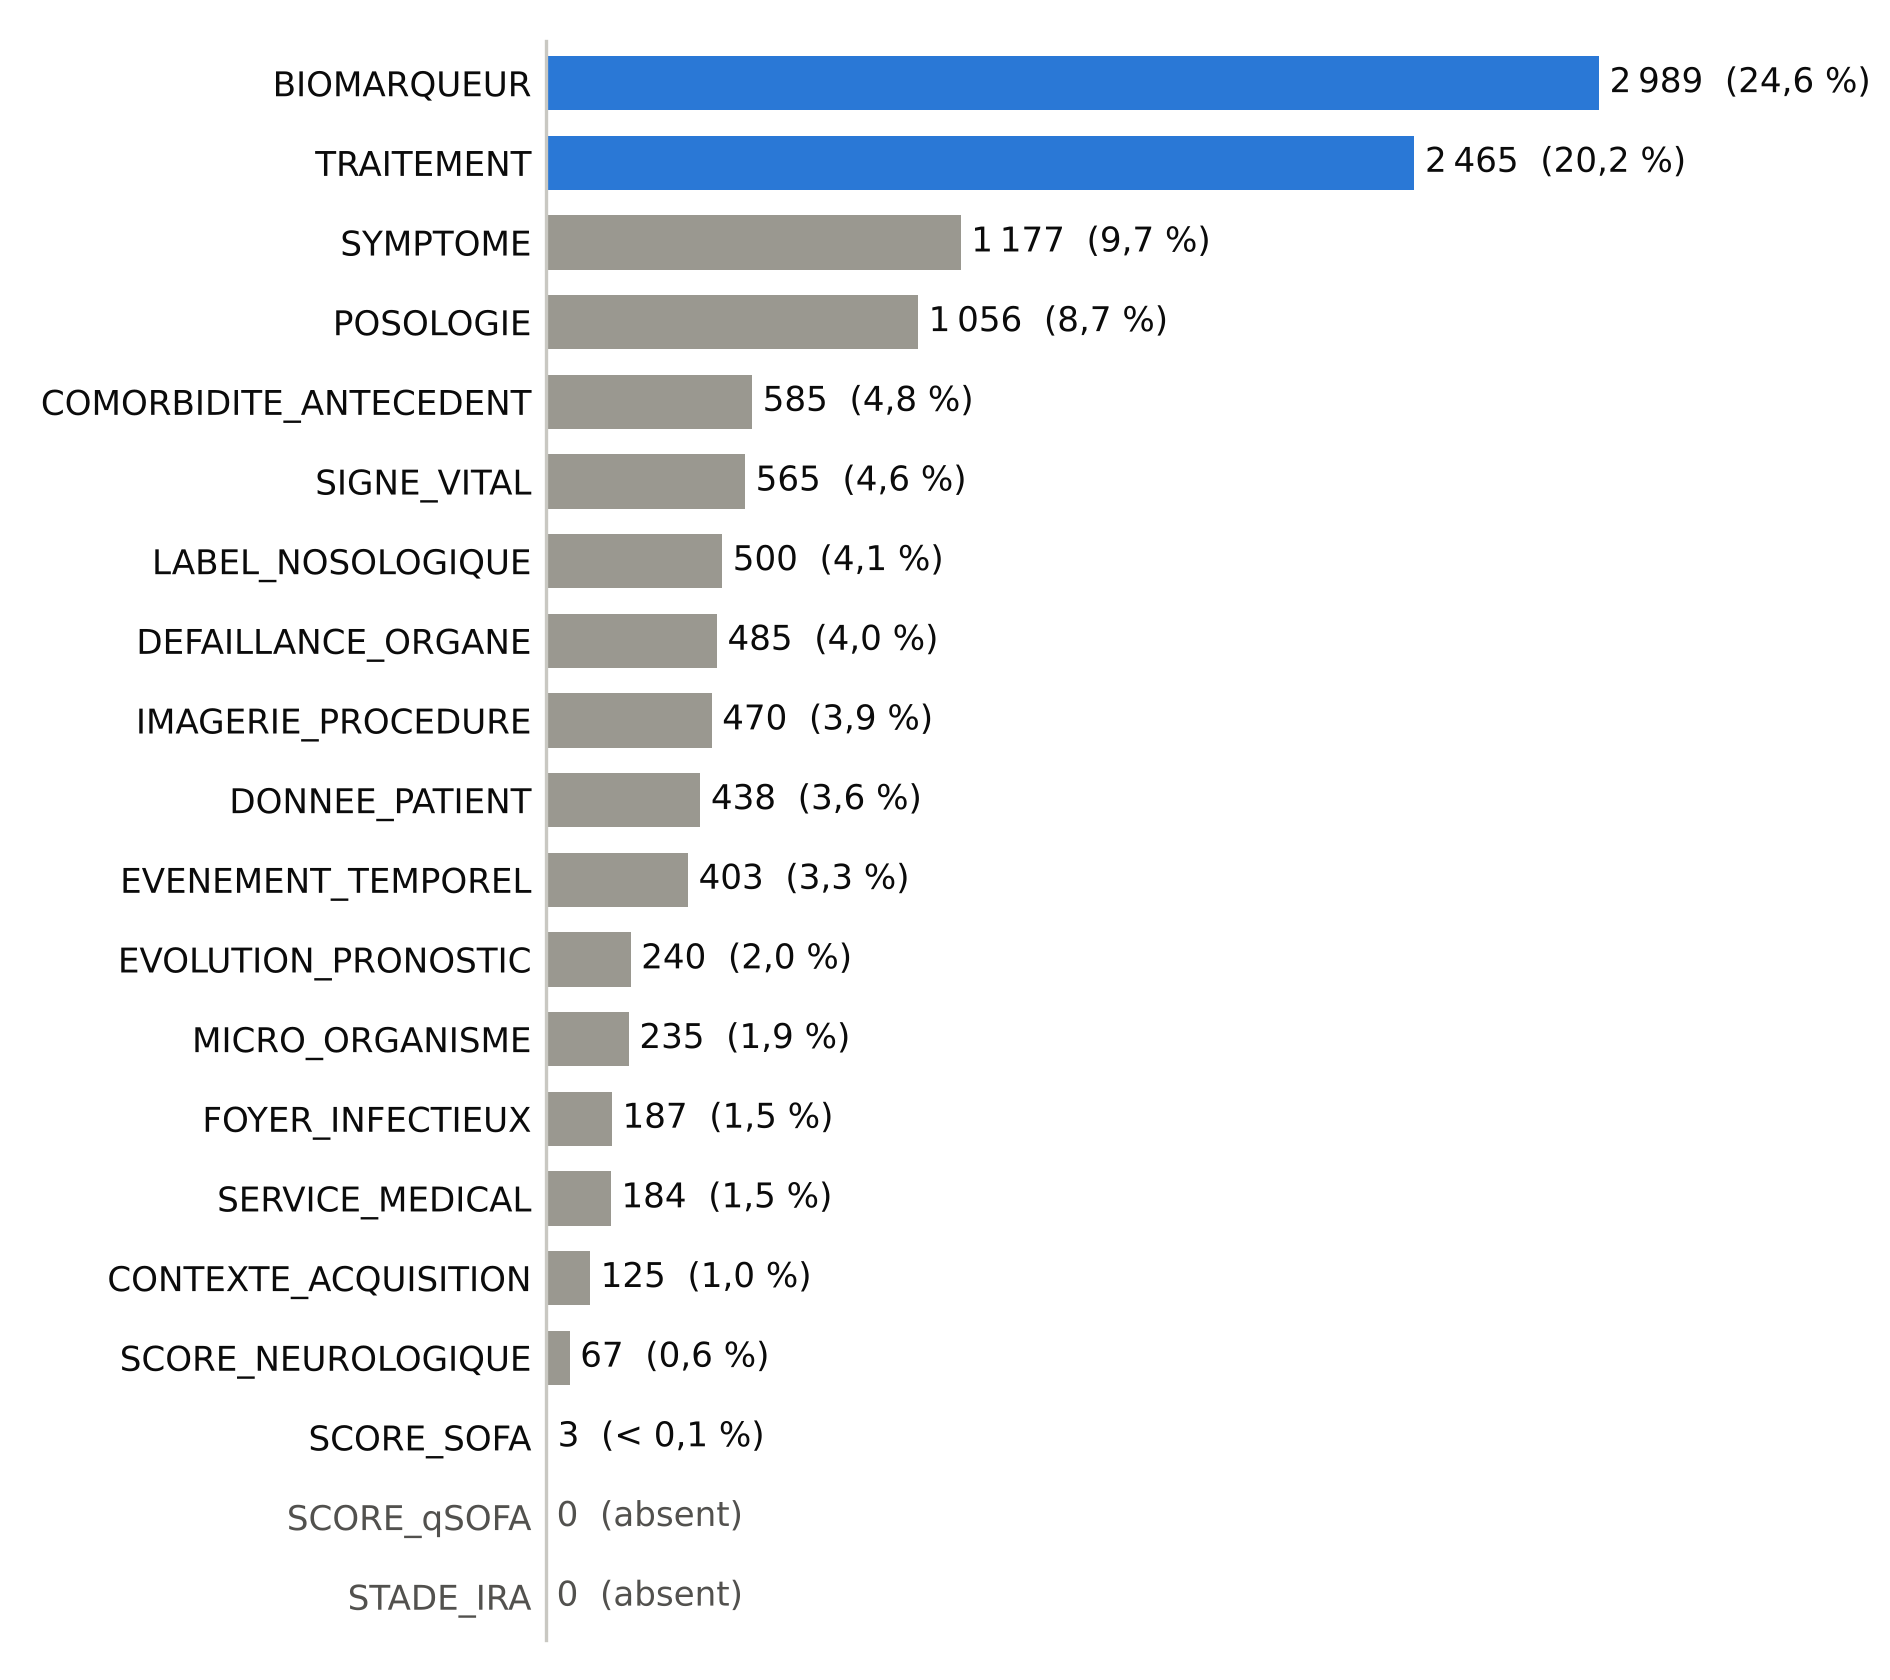

This figure's Python source:
import matplotlib
matplotlib.use("Agg")
import matplotlib.pyplot as plt

data = [("BIOMARQUEUR",2989),("TRAITEMENT",2465),("SYMPTOME",1177),("POSOLOGIE",1056),
("COMORBIDITE_ANTECEDENT",585),("SIGNE_VITAL",565),("LABEL_NOSOLOGIQUE",500),
("DEFAILLANCE_ORGANE",485),("IMAGERIE_PROCEDURE",470),("DONNEE_PATIENT",438),
("EVENEMENT_TEMPOREL",403),("EVOLUTION_PRONOSTIC",240),("MICRO_ORGANISME",235),
("FOYER_INFECTIEUX",187),("SERVICE_MEDICAL",184),("CONTEXTE_ACQUISITION",125),
("SCORE_NEUROLOGIQUE",67),("SCORE_SOFA",3),("SCORE_qSOFA",0),("STADE_IRA",0)]
total = sum(v for _,v in data)
assert total == 12174

def fr(x): return f"{x:,}".replace(",", " ")
def pct(v):
    p = 100*v/total
    if v == 0: return "absent"
    if p < 0.1: return "< 0,1 %"
    return f"{p:.1f} %".replace(".", ",")

ACCENT, GREY = "#2a78d6", "#9a9890"
INK, MUTED = "#0b0b0b", "#52514e"
plt.rcParams.update({"font.family": "DejaVu Sans", "font.size": 9})
fig, ax = plt.subplots(figsize=(6.3, 5.6))
labels = [n for n,_ in data][::-1]; vals = [v for _,v in data][::-1]
colors = [ACCENT if n in ("BIOMARQUEUR","TRAITEMENT") else GREY for n in labels]
bars = ax.barh(labels, vals, color=colors, height=0.68, edgecolor="none")
for b, v in zip(bars, vals):
    txt = f"{fr(v)}  ({pct(v)})" if v else "0  (absent)"
    ax.text(b.get_width() + 30, b.get_y() + b.get_height()/2, txt,
            va="center", ha="left", fontsize=8.2, color=INK if v else MUTED)
ax.set_xlim(0, 3700)
ax.xaxis.set_visible(False)
for s in ("top","right","bottom"): ax.spines[s].set_visible(False)
ax.spines["left"].set_color("#c9c8c2")
ax.tick_params(axis="y", length=0, labelsize=8.2, colors=INK)
for t in ax.get_yticklabels():
    if t.get_text() in ("SCORE_qSOFA","STADE_IRA"): t.set_color(MUTED)
ax.margins(y=0.01)
fig.tight_layout()
out = "/home/user/43255/figures_memoire/fig_repartition_entites"
fig.savefig(out + ".pdf"); fig.savefig(out + ".png", dpi=300)
print("ok", total)
